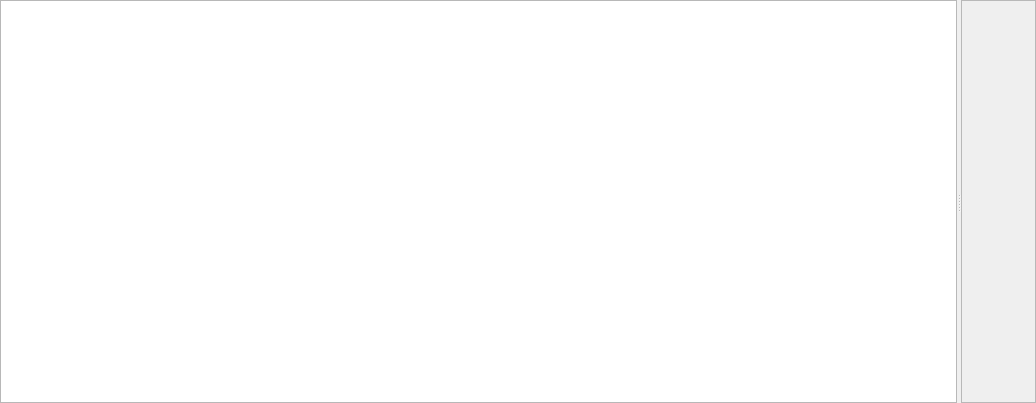
<?xml version="1.0" encoding="UTF-8"?>
<ui version="4.0">
 <class>PermissionsWidget</class>
 <widget class="QWidget" name="PermissionsWidget">
  <property name="geometry">
   <rect>
    <x>0</x>
    <y>0</y>
    <width>1036</width>
    <height>403</height>
   </rect>
  </property>
  <property name="windowTitle">
   <string>User informations</string>
  </property>
  <property name="locale">
   <locale language="English" country="UnitedStates"/>
  </property>
  <layout class="QGridLayout" name="gridLayout_3">
   <property name="leftMargin">
    <number>0</number>
   </property>
   <property name="topMargin">
    <number>0</number>
   </property>
   <property name="rightMargin">
    <number>0</number>
   </property>
   <property name="bottomMargin">
    <number>0</number>
   </property>
   <item row="0" column="0">
    <widget class="QSplitter" name="splitter">
     <property name="orientation">
      <enum>Qt::Horizontal</enum>
     </property>
     <widget class="QTableView" name="tbv_permissions"/>
     <widget class="QScrollArea" name="detail_zone">
      <property name="widgetResizable">
       <bool>true</bool>
      </property>
      <widget class="QWidget" name="scrollAreaWidgetContents">
       <property name="geometry">
        <rect>
         <x>0</x>
         <y>0</y>
         <width>80</width>
         <height>401</height>
        </rect>
       </property>
       <layout class="QGridLayout" name="gridLayout_4">
        <item row="0" column="0">
         <layout class="QGridLayout" name="detail_widget_layout"/>
        </item>
       </layout>
      </widget>
     </widget>
    </widget>
   </item>
  </layout>
 </widget>
 <resources/>
 <connections/>
</ui>
